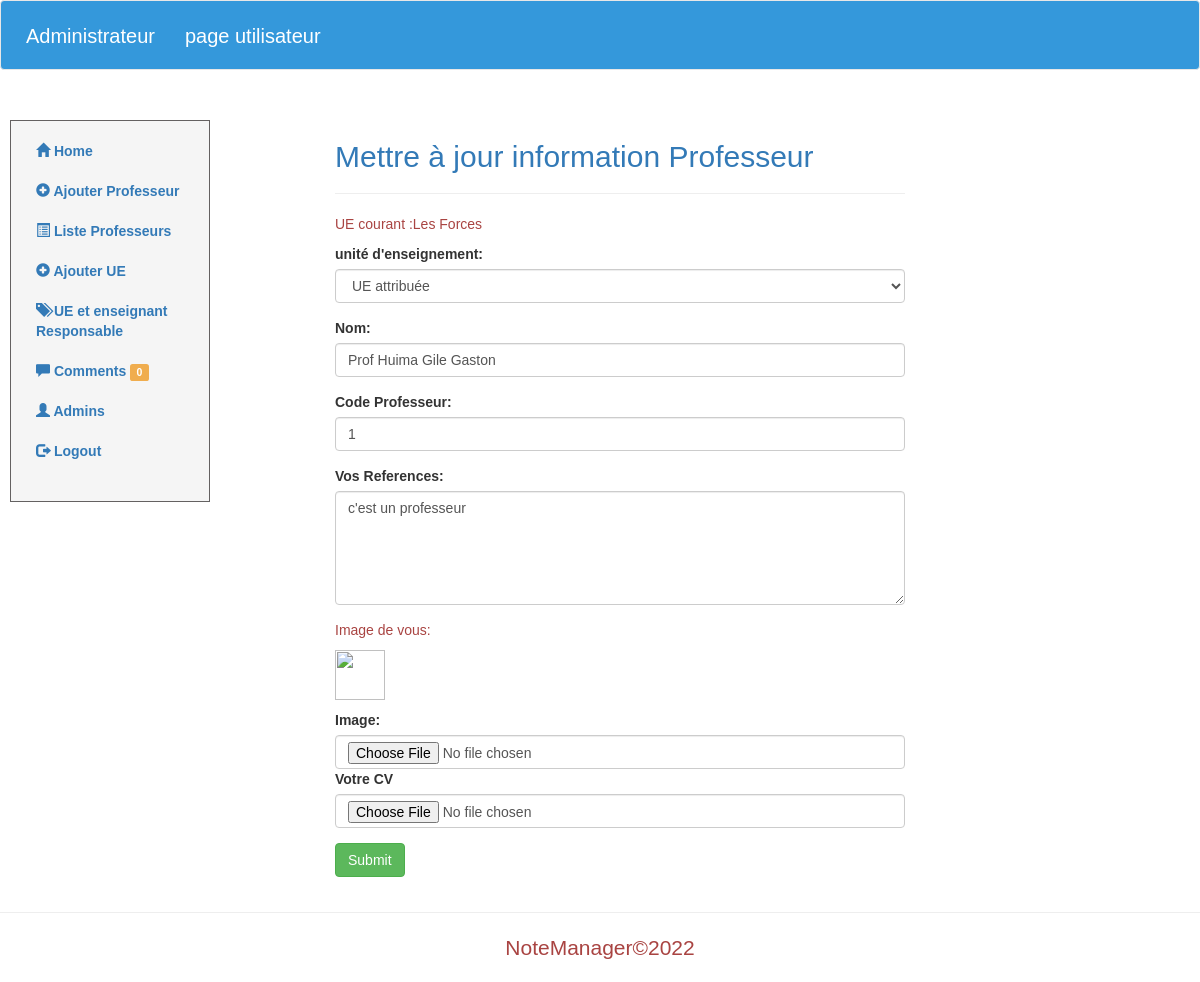
The app's page /admin/editPost.php?id=3 (signed in), older data.
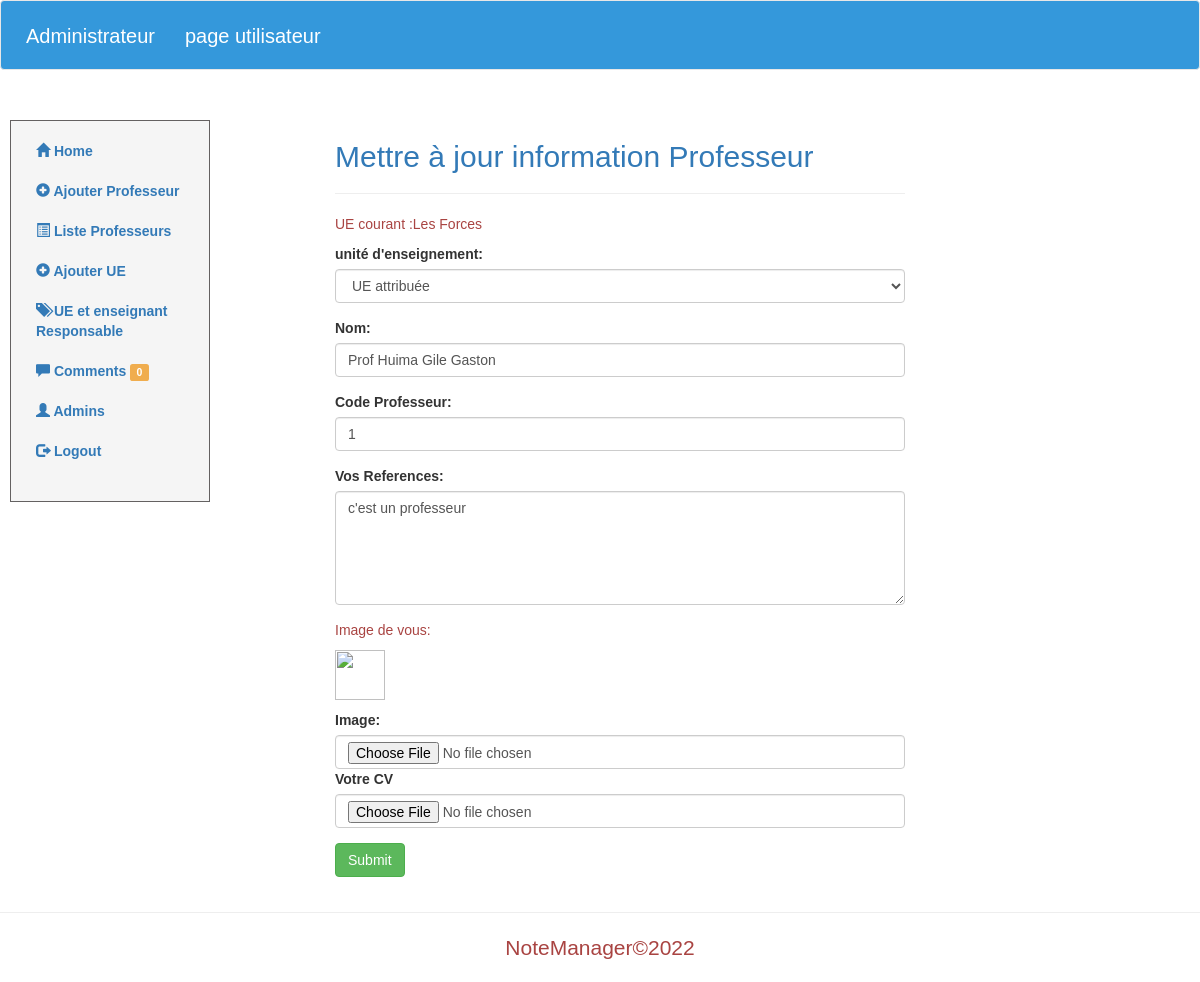
The same page, newer data.
### tables this page shows
CREATE TABLE `module` (
  `id` int DEFAULT '1',
  `name` varchar(45) NOT NULL,
  `level` varchar(2) NOT NULL,
  `codeu` varchar(7) NOT NULL,
  `added_by` varchar(255) DEFAULT NULL,
  `filiere` varchar(20) NOT NULL,
  `professeur_id` int DEFAULT NULL,
  `tp` tinyint(1) NOT NULL DEFAULT '0',
  PRIMARY KEY (`codeu`,`filiere`),
  KEY `fk_module_professeurs1_idx` (`professeur_id`),
  CONSTRAINT `fk_module_professeurs1` FOREIGN KEY (`professeur_id`) REFERENCES `professeurs` (`id`)
);

### admin/editPost.php (the view, shortened to what this page needs)
<?php include('includes/header.php');?>
<?php
$id = mysqli_escape_string($con,$_GET['id']);
$query = "SELECT * FROM professeurs WHERE id='$id'";
if(mysqli_query($con,$query)){
    $result = mysqli_query($con,$query);
    $post = $result->fetch_assoc();
}
function getCat($con,$post_id){
    $getCatQuery = "SELECT * FROM module WHERE id='$post_id'";
    mysqli_query($con,$getCatQuery);
    $result = mysqli_query($con,$getCatQuery);
    return $category = $result->fetch_assoc();
}
$category = getCat($con,$post['category_id']);
?>
<div class="container-fluid">
    <div class="row" style="margin-top: 30px;">
        <div class="col-sm-3 col-md-2 sidebar">
           <?php include('includes/sidebar.php');?>
        </div>
            <div class="col-sm-6 col-md-6 col-md-offset-1 col-sm-offset-1 main">
            <h2 class="sub-header text-primary">Mettre à jour information Professeur</h2>
            <hr>
                <form action="editPost.php?id=<?php echo $post['id'];?>" method="post" enctype="multipart/form-data">
                    <div class="form-group">
                        <p><span class="text-danger">UE courant :<?php echo $category['name'];?></span></p>
                        <label for="categorie">unité d'enseignement:</label>
                        <select name="categorie" id="categorie" class="form-control">
                            <option  selected="" disabled>UE attribuée</option>
                        </select>
                    </div>
                    <div class="form-group">
                        <label for="title">Nom:</label>
                        <input type="text" class="form-control" name="title" id="title" placeholder="Title" value="<?php echo $post['title'];?>">
                    </div>
                    <div class="form-group">
                        <label for="title">Code Professeur:</label>
                        <input type="text" class="form-control" name="codep" id="title" placeholder="Title" value="<?php echo $post['codep'];?>">
                    </div>
                    <div class="form-group">
                        <label for="body">Vos References:</label>
                        <textarea  class="form-control" rows="5" cols="30" name="body" id="body" placeholder="Body"><?php echo $post['body'];?></textarea>
                    </div>
                    <p><span class="text-danger">Image de vous:</p>
                    <p><img src="images/<?php echo $post['image'];?>" alt="" width="50" height="50"></p>
                    <div class="form-group">
                        <label for="image">Image:</label>
                        <input type="file" class="form-control" name="image" id="image">
                        <label for="cv">Votre CV</label>
                        <input type="file" class="form-control" name="cv" id="cv">
                    </div>
                    <div class="form-group">
                        <button type="submit" class="btn btn-success" name="submit">Submit</button>
                    </div>
                </form>
            </div>
        </div>
    </div>
<?php include('includes/footer.php');?>

### admin/includes/sidebar.php
<?php
$unpublished = "SELECT * FROM comments WHERE status = 0";
?>
<ul class="nav nav-sidebar list-group">
    <li class="active"><a href="dashboard.php"><i class="glyphicon glyphicon-home"></i> Home</a></li>
    <li><a href="addPost.php"><i class="glyphicon glyphicon-plus-sign"></i> Ajouter Professeur <span class="sr-only">(current)</span></a></li>
    <li><a href="posts.php"><i class="glyphicon glyphicon-list-alt"></i> Liste Professeurs</a></li>
    <li><a href="addCategorie.php"><i class="glyphicon glyphicon-plus-sign"></i> Ajouter UE</a></li>
    <li><a href="categories.php"><i class="glyphicon glyphicon-tags"></i> UE et enseignant Responsable</a></li>
    <li><a href="commentaires.php">
        <i class="glyphicon glyphicon-comment"></i>
        Comments
        <?php
            if(mysqli_query($con,$unpublished)):
                $data = mysqli_query($con,$unpublished);
                $unpublishedComments = $data->num_rows;
        ?>
        <span class="label label-warning">
            <?php
                echo $unpublishedComments;
            ?>
        </span>
        <?php
            endif;
        ?>
        </a>
    </li>
    <li><a href="admins.php"><i class="glyphicon glyphicon-user"></i> Admins</a></li>
    <li><a href="logout.php"><i class="glyphicon glyphicon-log-out"></i> Logout</a></li>
</ul>

Row changes from the older to the newer data that the page shows:
changed module "Les Forces": tp "0" → (not shown)
Text that changed along with them:
$unpublishedComments: (not shown) → "0"
